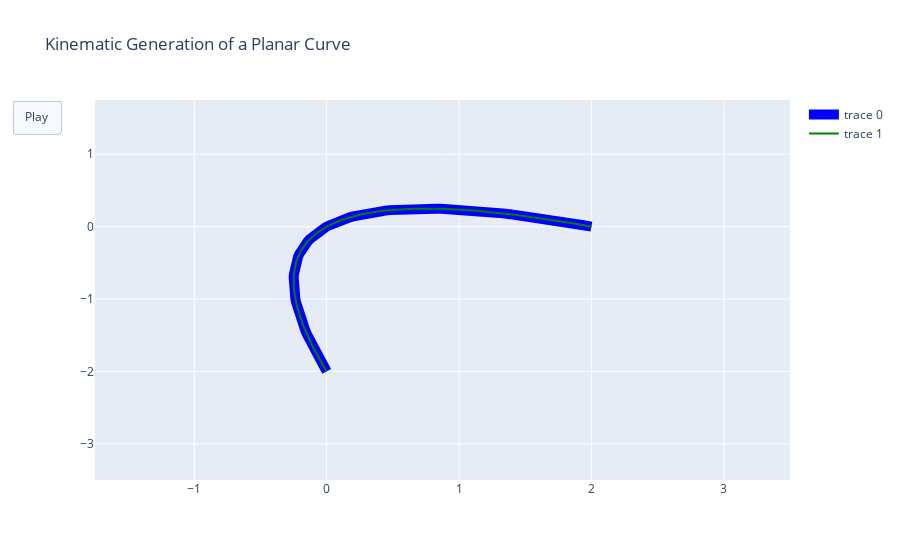

The notebook cell this image was saved under:
### Code cell
import numpy as np

init_notebook_mode(connected=True)

#Define the line to plot
t=np.linspace(-1,1,100)
x=t+t**2
y=t-t**2

#min and max coordinates for axes
xm=np.min(x)-1.5
xM=np.max(x)+1.5
ym=np.min(y)-1.5
yM=np.max(y)+1.5

#locations for the red disk
N=50
s=np.linspace(-1,1,N)
xx=s+s**2
yy=s-s**2


data=[dict(x=x, y=y,  #This is the initial line plotted
           mode='lines', 
           line=dict(width=10, color='blue')
          ),
      dict(x=x, y=y, #Final line - remains 
           mode='lines', 
           line=dict(width=2, color='green')
          )
    ]

layout=dict(xaxis=dict(range=[xm, xM], autorange=False, zeroline=False),
            yaxis=dict(range=[ym, yM], autorange=False, zeroline=False),
            title='Kinematic Generation of a Planar Curve', hovermode='closest',
            updatemenus= [{'type': 'buttons',
                           'buttons': [{'label': 'Play',
                                        'method': 'animate',
                                        'args': [None]}]}])

#Creates frames with a loop
frames=[dict(data=[dict(x=[xx[k]], #Note x & y are lists
                        y=[yy[k]], 
                        mode='markers', 
                        marker=dict(color='red', size=10)
                        )
                  ]) for k in range(N)]    
          
figure1=dict(data=data, layout=layout, frames=frames)          
iplot(figure1)
